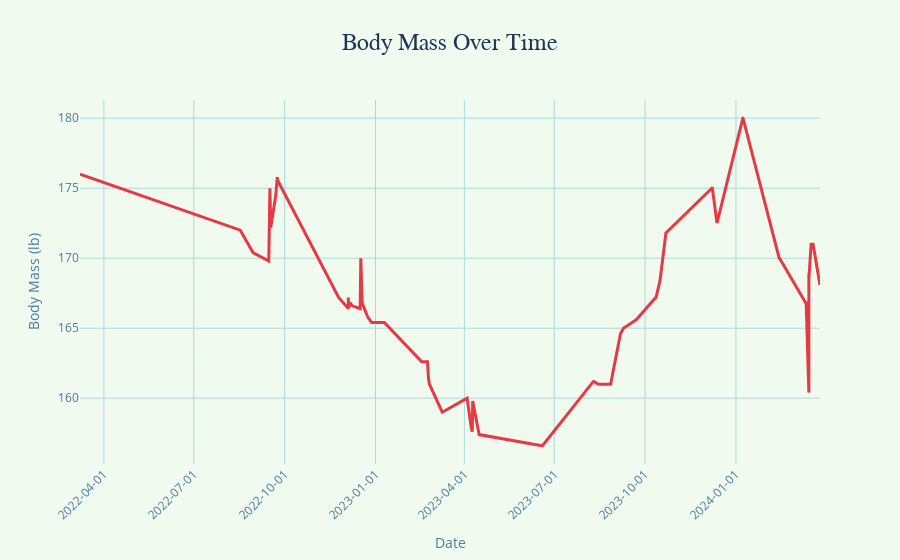

The code cell stored with this chart in its notebook:
### Markdown cell above
For context we can look at my actual bodyweight as later on we'll start talking about power efforts on the bike which involve some simple maths using weight in kg.

### Code cell
import pandas as pd
import plotly.express as px

# Base path where your data is located
base_path = '/Users/ngirmay/Documents/GitHub/ironman_retrospective/apple_health/health_data_exported/'

# Specific file for body mass data
body_mass_file = 'HKQuantityTypeIdentifierBodyMass_2024-04-99_18-30-56_SimpleHealthExportCSV.csv'

# Full path to the body mass file
body_mass_file_path = base_path + body_mass_file

# Load the dataset for body mass
df_body_mass = pd.read_csv(body_mass_file_path, sep=',', skiprows=1)

# Convert 'startDate' to datetime format
df_body_mass['startDate'] = pd.to_datetime(df_body_mass['startDate'])

# Apply the Coolors color scheme
colors = {
    'line': '#E63946',  # Red for the line
    'background': '#F1FAEE',  # Light cream for the background
    'grid': '#A8DADC',  # Light teal for grid lines
    'title': '#1D3557',  # Dark blue for title
    'axes': '#457B9D'  # Steel blue for axes labels
}

# Create the interactive line plot with Plotly for body mass
fig = px.line(df_body_mass, x='startDate', y='value', 
              title='Body Mass Over Time', 
              labels={'value': 'Body Mass (lb)', 'startDate': 'Date'})

# Update layout to match the color scheme and center the title
fig.update_layout(
    plot_bgcolor=colors['background'],  # Set background color
    paper_bgcolor=colors['background'],  # Paper (overall background)
    title_font=dict(size=24, color=colors['title'], family="Arial"),  # Title font styling
    title_x=0.5,  # Center the title
    xaxis=dict(tickformat='%Y-%m-%d', gridcolor=colors['grid'], tickangle=-45),  # Combine x-axis settings
    yaxis=dict(gridcolor=colors['grid']),  # Set gridline color for y-axis
    font=dict(color=colors['axes']),  # Set font color for axes labels
    xaxis_title='Date',
    yaxis_title='Body Mass (lb)',
    showlegend=False  # Hide the legend
)

# Static line color
fig.update_traces(line_color=colors['line'], line_width=3)

# Show interactive plot
fig.show()

### Figure 1 — Plotly figure (JSON) as saved in the notebook; plotly's stock layout.template omitted (floating-point values rounded to 4 significant figures)
{"data": [{"hovertemplate": "Date=%{x}<br>Body Mass (lb)=%{y}<extra></extra>", "legendgroup": "", "line": {"color": "#E63946", "dash": "solid", "width": 3}, "marker": {"symbol": "circle"}, "mode": "lines", "name": "", "orientation": "v", "showlegend": false, "type": "scatter", "x": ["2022-03-07T19:02:01+00:00", "2022-08-17T01:04:50+00:00", "2022-08-17T01:06:10+00:00", "2022-08-29T22:32:46+00:00", "2022-09-14T22:34:17+00:00", "2022-09-16T02:01:59+00:00", "2022-09-16T22:15:16+00:00", "2022-09-21T20:25:38+00:00", "2022-09-21T20:35:06+00:00", "2022-09-21T20:35:35+00:00", "2022-09-23T15:03:23+00:00", "2022-09-23T15:03:41+00:00", "2022-09-23T15:03:41+00:00", "2022-09-23T15:03:41+00:00", "2022-09-23T15:03:41+00:00", "2022-09-23T15:03:41+00:00", "2022-09-23T15:03:41+00:00", "2022-09-23T15:03:41+00:00", "2022-09-23T15:10:43+00:00", "2022-11-24T15:28:14+00:00", "2022-12-04T12:14:54+00:00", "2022-12-04T12:15:46+00:00", "2022-12-04T12:16:12+00:00", "2022-12-04T12:16:58+00:00", "2022-12-04T12:16:58+00:00", "2022-12-04T12:16:58+00:00", "2022-12-04T12:16:58+00:00", "2022-12-04T12:17:25+00:00", "2022-12-04T12:17:34+00:00", "2022-12-06T11:12:58+00:00", "2022-12-08T12:14:50+00:00", "2022-12-16T11:10:23+00:00", "2022-12-17T02:47:12+00:00", "2022-12-17T02:47:12+00:00", "2022-12-17T02:47:12+00:00", "2022-12-17T02:47:12+00:00", "2022-12-18T11:45:17+00:00", "2022-12-24T02:58:35+00:00", "2022-12-28T03:32:00+00:00", "2023-01-10T02:50:26+00:00", "2023-02-16T18:49:42+00:00", "2023-02-22T15:26:08+00:00", "2023-02-22T15:26:08+00:00", "2023-02-22T15:26:08+00:00", "2023-02-22T15:26:08+00:00", "2023-02-22T15:26:08+00:00", "2023-02-23T15:51:51+00:00", "2023-02-24T15:08:21+00:00", "2023-03-09T13:21:58+00:00", "2023-04-03T18:59:11+00:00", "2023-04-07T17:53:34+00:00", "2023-04-08T23:38:54+00:00", "2023-04-09T10:25:38+00:00", "2023-04-09T10:25:38+00:00", "2023-04-15T22:15:13+00:00", "2023-06-18T13:57:36+00:00", "2023-06-18T13:57:54+00:00", "2023-06-19T01:52:00+00:00", "2023-08-09T15:34:14+00:00", "2023-08-10T01:52:00+00:00", "2023-08-14T14:33:30+00:00", "2023-08-15T01:52:00+00:00", "2023-08-26T17:21:49+00:00", "2023-08-27T01:52:00+00:00", "2023-09-06T01:10:26+00:00", "2023-09-06T01:10:43+00:00", "2023-09-06T01:52:00+00:00", "2023-09-08T13:05:23+00:00", "2023-09-09T01:52:00+00:00", "2023-09-21T21:52:09+00:00", "2023-09-21T21:52:23+00:00", "2023-09-22T01:52:00+00:00", "2023-10-11T16:49:13+00:00", "2023-10-11T16:49:42+00:00", "2023-10-12T01:52:00+00:00", "2023-10-16T01:52:00+00:00", "2023-10-16T02:38:59+00:00", "2023-10-21T18:57:53+00:00", "2023-10-22T01:52:00+00:00", "2023-12-07T14:42:56+00:00", "2023-12-08T02:52:00+00:00", "2023-12-12T14:07:40+00:00", "2023-12-13T02:52:00+00:00", "2024-01-07T22:26:38+00:00", "2024-01-08T02:52:00+00:00", "2024-02-13T18:19:31+00:00", "2024-02-14T02:52:00+00:00", "2024-03-11T16:37:16+00:00", "2024-03-12T01:52:00+00:00", "2024-03-14T19:32:20+00:00", "2024-03-14T19:37:58+00:00", "2024-03-15T01:52:00+00:00", "2024-03-17T01:38:33+00:00", "2024-03-17T01:52:00+00:00", "2024-03-18T12:30:28+00:00", "2024-03-19T01:52:00+00:00", "2024-03-25T18:39:03+00:00", "2024-03-25T18:39:11+00:00", "2024-03-26T01:52:00+00:00"], "xaxis": "x", "y": [176, 172, 172, 170.4, 169.8, 175, 172.2, 174.4, 174.4, 174.4, 175.8, 175.8, 175.8, 175.8, 175.8, 175.8, 175.8, 175.8, 175.6, 167.2, 166.4, 166.4, 166.4, 167.2, 167.2, 167.2, 167.2, 167.2, 166.4, 166.8, 166.6, 166.4, 170, 170, 170, 170, 166.8, 165.8, 165.4, 165.4, 162.6, 162.6, 162.6, 162.6, 162.6, 162.6, 161.4, 161, 159, 160, 158, 157.6, 159.8, 159.8, 157.4, 156.6, 156.6, 156.6, 161.2, 161.2, 161, 161, 161, 161, 164.6, 164.6, 164.6, 165, 165, 165.6, 165.6, 165.6, 167.2, 167.2, 167.2, 168.4, 168.4, 171.8, 171.8, 175, 175, 172.6, 172.6, 180, 180, 170, 170, 166.8, 166.8, 160.4, 168.8, 168.8, 171, 171, 171, 171, 168.2, 168.2, 168.2], "yaxis": "y"}], "layout": {"font": {"color": "#457B9D"}, "legend": {"tracegroupgap": 0}, "paper_bgcolor": "#F1FAEE", "plot_bgcolor": "#F1FAEE", "showlegend": false, "title": {"font": {"color": "#1D3557", "family": "Arial", "size": 24}, "text": "Body Mass Over Time", "x": 0.5}, "xaxis": {"anchor": "y", "domain": [0, 1], "gridcolor": "#A8DADC", "tickangle": -45, "tickformat": "%Y-%m-%d", "title": {"text": "Date"}}, "yaxis": {"anchor": "x", "domain": [0, 1], "gridcolor": "#A8DADC", "title": {"text": "Body Mass (lb)"}}}}
